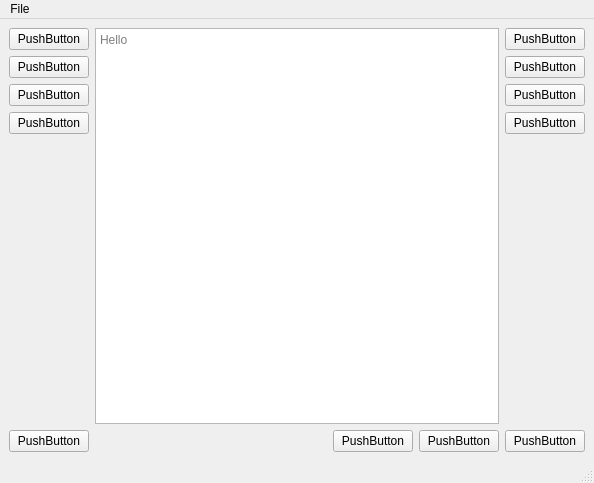
<?xml version="1.0" encoding="UTF-8"?>
<ui version="4.0">
 <class>MainWindow</class>
 <widget class="QMainWindow" name="MainWindow">
  <property name="geometry">
   <rect>
    <x>0</x>
    <y>0</y>
    <width>594</width>
    <height>483</height>
   </rect>
  </property>
  <property name="windowTitle">
   <string>MainWindow</string>
  </property>
  <widget class="QWidget" name="centralwidget">
   <layout class="QVBoxLayout" name="verticalLayout_3">
    <item>
     <layout class="QHBoxLayout" name="horizontalLayout_2">
      <item>
       <layout class="QVBoxLayout" name="verticalLayout">
        <item>
         <widget class="QPushButton" name="push_button">
          <property name="text">
           <string>PushButton</string>
          </property>
         </widget>
        </item>
        <item>
         <widget class="QPushButton" name="pushButton_2">
          <property name="text">
           <string>PushButton</string>
          </property>
         </widget>
        </item>
        <item>
         <widget class="QPushButton" name="pushButton_3">
          <property name="text">
           <string>PushButton</string>
          </property>
         </widget>
        </item>
        <item>
         <widget class="QPushButton" name="pushButton_4">
          <property name="text">
           <string>PushButton</string>
          </property>
         </widget>
        </item>
        <item>
         <spacer name="verticalSpacer">
          <property name="orientation">
           <enum>Qt::Vertical</enum>
          </property>
          <property name="sizeHint" stdset="0">
           <size>
            <width>20</width>
            <height>40</height>
           </size>
          </property>
         </spacer>
        </item>
       </layout>
      </item>
      <item>
       <widget class="QTextEdit" name="text_editor">
        <property name="placeholderText">
         <string>Hello</string>
        </property>
       </widget>
      </item>
      <item>
       <layout class="QVBoxLayout" name="verticalLayout_2">
        <item>
         <widget class="QPushButton" name="pushButton_9">
          <property name="text">
           <string>PushButton</string>
          </property>
         </widget>
        </item>
        <item>
         <widget class="QPushButton" name="pushButton_10">
          <property name="text">
           <string>PushButton</string>
          </property>
         </widget>
        </item>
        <item>
         <widget class="QPushButton" name="pushButton_11">
          <property name="text">
           <string>PushButton</string>
          </property>
         </widget>
        </item>
        <item>
         <widget class="QPushButton" name="pushButton_12">
          <property name="text">
           <string>PushButton</string>
          </property>
         </widget>
        </item>
        <item>
         <spacer name="verticalSpacer_2">
          <property name="orientation">
           <enum>Qt::Vertical</enum>
          </property>
          <property name="sizeHint" stdset="0">
           <size>
            <width>20</width>
            <height>40</height>
           </size>
          </property>
         </spacer>
        </item>
       </layout>
      </item>
     </layout>
    </item>
    <item>
     <layout class="QHBoxLayout" name="horizontalLayout">
      <item>
       <widget class="QPushButton" name="pushButton_5">
        <property name="text">
         <string>PushButton</string>
        </property>
       </widget>
      </item>
      <item>
       <spacer name="horizontalSpacer">
        <property name="orientation">
         <enum>Qt::Horizontal</enum>
        </property>
        <property name="sizeHint" stdset="0">
         <size>
          <width>40</width>
          <height>20</height>
         </size>
        </property>
       </spacer>
      </item>
      <item>
       <widget class="QPushButton" name="pushButton_6">
        <property name="text">
         <string>PushButton</string>
        </property>
       </widget>
      </item>
      <item>
       <widget class="QPushButton" name="pushButton_7">
        <property name="text">
         <string>PushButton</string>
        </property>
       </widget>
      </item>
      <item>
       <widget class="QPushButton" name="pushButton_8">
        <property name="text">
         <string>PushButton</string>
        </property>
       </widget>
      </item>
     </layout>
    </item>
   </layout>
  </widget>
  <widget class="QMenuBar" name="menubar">
   <property name="geometry">
    <rect>
     <x>0</x>
     <y>0</y>
     <width>594</width>
     <height>22</height>
    </rect>
   </property>
   <widget class="QMenu" name="menuFile">
    <property name="title">
     <string>File</string>
    </property>
    <addaction name="actionOpen"/>
    <addaction name="actionSave"/>
    <addaction name="separator"/>
    <addaction name="actionExit"/>
   </widget>
   <addaction name="menuFile"/>
  </widget>
  <widget class="QStatusBar" name="statusbar"/>
  <action name="actionOpen">
   <property name="text">
    <string>Open</string>
   </property>
  </action>
  <action name="actionSave">
   <property name="text">
    <string>Save</string>
   </property>
  </action>
  <action name="actionExit">
   <property name="text">
    <string>Exit</string>
   </property>
  </action>
 </widget>
 <resources/>
 <connections/>
</ui>
